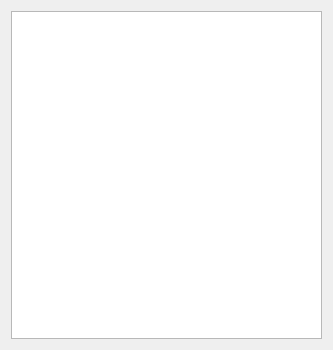
<?xml version="1.0" encoding="UTF-8"?>
<ui version="4.0">
 <class>OnlineUser</class>
 <widget class="QWidget" name="OnlineUser">
  <property name="geometry">
   <rect>
    <x>0</x>
    <y>0</y>
    <width>333</width>
    <height>350</height>
   </rect>
  </property>
  <property name="windowTitle">
   <string>在线用户</string>
  </property>
  <layout class="QVBoxLayout" name="verticalLayout">
   <item>
    <widget class="QListWidget" name="listWidget"/>
   </item>
  </layout>
 </widget>
 <resources/>
 <connections/>
</ui>
